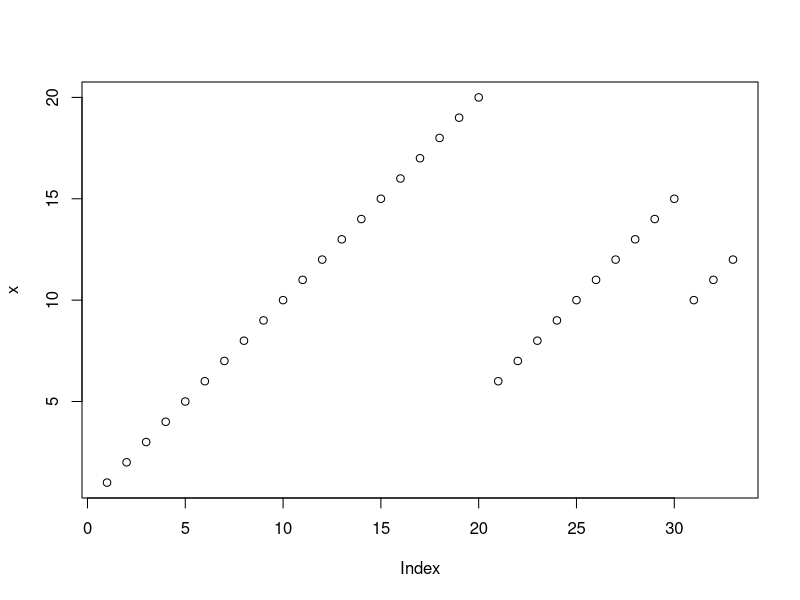
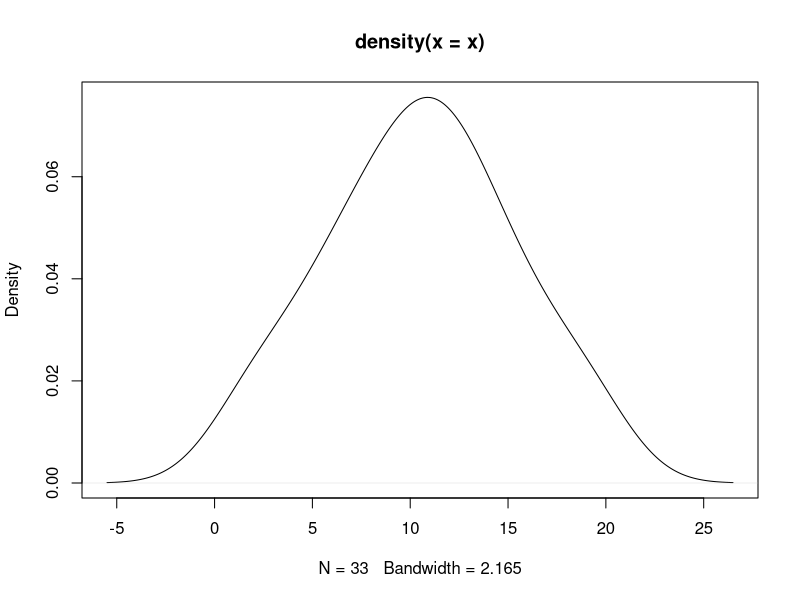
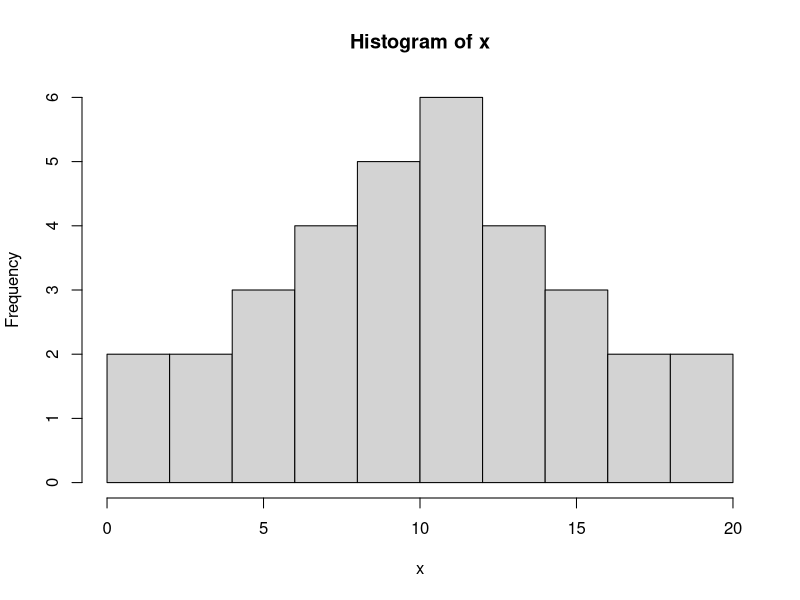
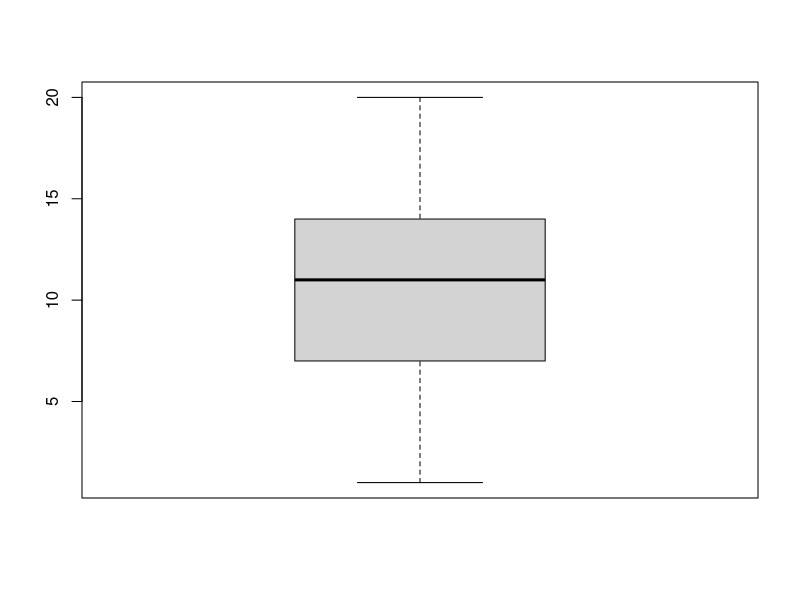
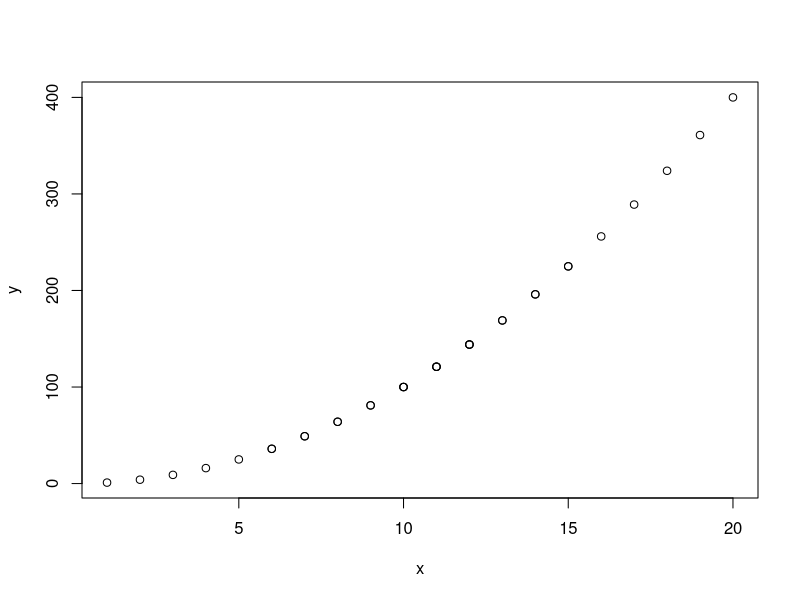
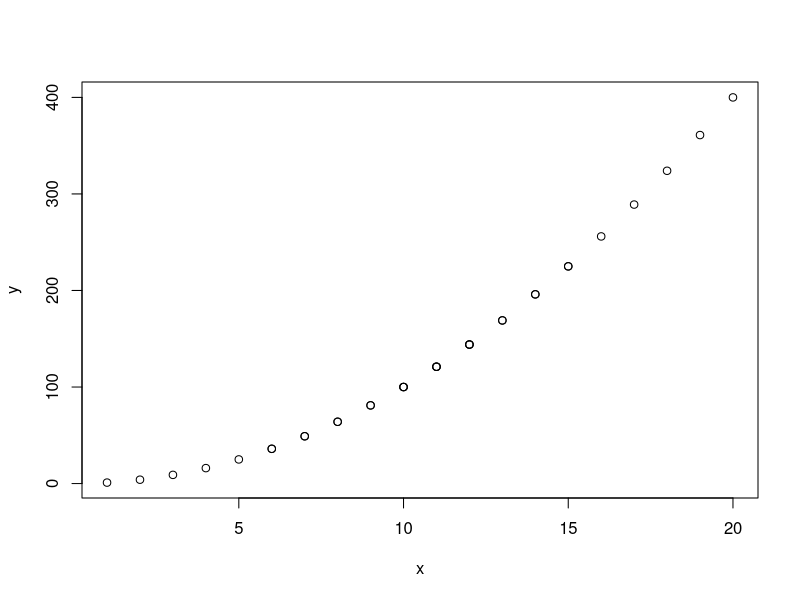
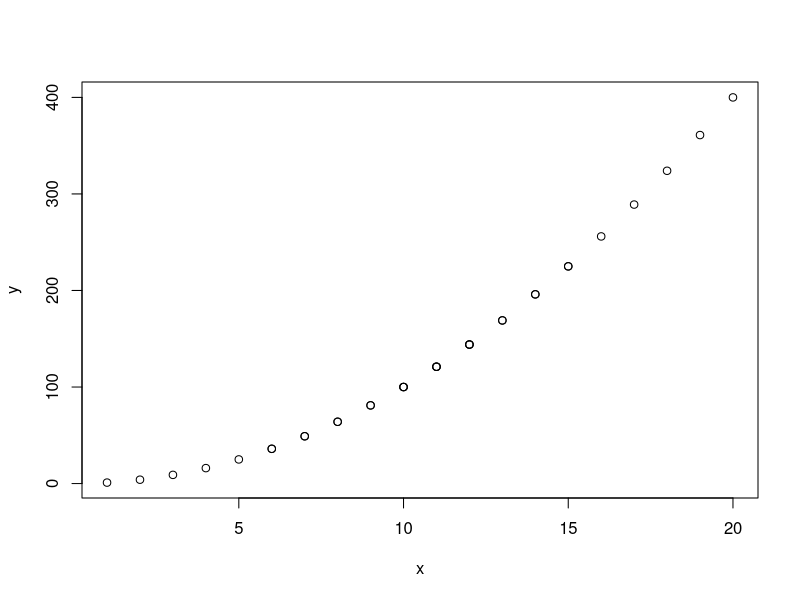
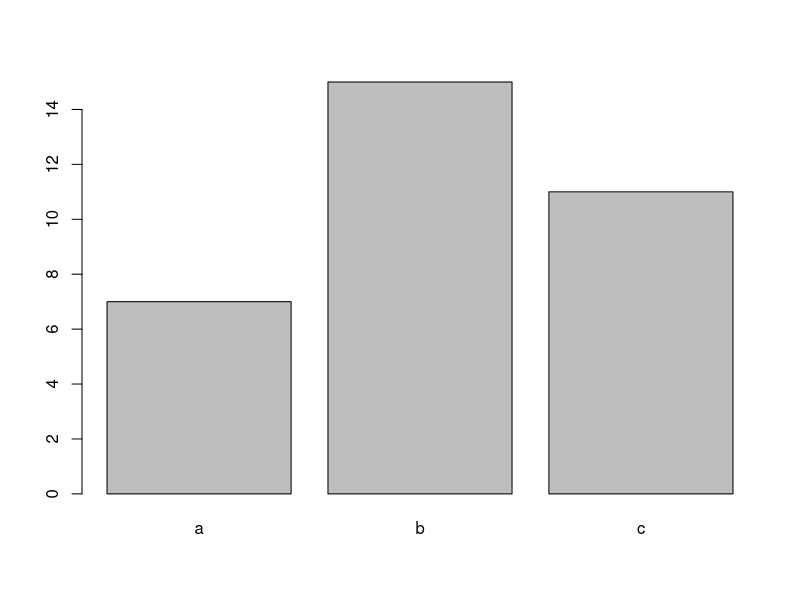

Write the R code that produced these figures, in order.
# Numeric

(x <- c(1:20, 6:15, 10, 11, 12))

summary(x)
table(x)

plot(x)
plot(density(x))

hist(x)
boxplot(x)

# Numeric + Numeric

(y <- x^2)

table(x, y)
table(cut(x, 4), cut(y, 4))

plot(x, y)
plot(y ~ x)

(df <- data.frame(x, y))
summary(df)
plot(df)

# Categorical

length(x)

(f <- sample(factor(c("a", "b", "c")),
             33,
             replace = T,
             set.seed(1234)))

summary(f)
table(f)

plot(f)
barplot(table(f))
pie(table(f))

# Categorical + Categorical

(g <- sample(factor(c("a", "b", "c")),
             33,
             replace = T,
             set.seed(4321)))

table(f, g)

margin.table(table(f, g), margin = 1)
margin.table(table(f, g), margin = 2)
margin.table(table(f, g))

addmargins(table(f, g), margin = 1)
addmargins(table(f, g), margin = 2)
addmargins(table(f, g))

prop.table(table(f, g), margin = 1)
addmargins(prop.table(table(f, g), margin = 1))
prop.table(table(f, g), margin = 2)
addmargins(prop.table(table(f, g), margin = 2))
prop.table(table(f, g))
addmargins(prop.table(table(f, g)))

xtabs(~ f + g)

plot(f, g)

# Numeric + Categorical

plot(f, y)
plot(y ~ f)

(df <- data.frame(df, f, g))

summary(df)

plot(df)
pairs(df, panel = panel.smooth)

# Time Series

plot(y)

(yt <- ts(y))

str(yt)

plot(yt)
plot.ts(y)

# Titles and Types

(x <- x[1:20])
(y <- y[1:20])

plot(x, y,
     main = "Main Title",
     sub = "Sub Title",
     xlab = "xxx",
     ylab = "yyy")

plot(x, y, type = "p")
plot(x, y, type = "l")
plot(x, y, type = "b")
plot(x, y, type = "o")
plot(x, y, type = "s")
plot(x, y, type = "h")

# Adding Points and Lines

plot(x, y, type = "l")

points(x, y)
points(x, y, col = "red")
points(x, y, col = "red", pch = 1, cex = 1)
points(x, y, col = "red", pch = 19, cex = 2)

plot(x, y, type = "l")

lines(x, y)
lines(x, y, col = "blue", lty = "dashed", lwd = 2)
lines(x, y, col = "red", lty = "dotted", lwd = 4)
lines(x, fitted(lm(y ~ x)))

abline(h = 200, col = "red", lwd = 3, lty = "dashed")
abline(v = 10, col = "blue", lwd = 3, lty = "dotted")
abline(v = mean(x), h = mean(y),
       col = "purple", lwd = 3, lty = "dotted")
abline(lm(y ~ x), col = "black")

plot(x, y, type = "n")
grid()
lines(x, y, col="blue")
points(x, y, pch=19, col="red")

# Axes and Boundaries

plot(x, y, las = 0)
plot(x, y, las = 1)
plot(x, y, las = 2)
plot(x, y, las = 3)

plot(x, y, bty = "o")
plot(x, y, bty = "l")

plot(x, y, xlim=c(0, 10), ylim=c(0, 100))

# Legend and Text

plot(x, y, type = "l", col = "red")
abline(h = 200, col = "blue")

legend("topleft",
       inset = .03,
       title = "y ~ x",
       legend = c("red", "blue"),
       lty = c("solid", "solid"),
       col = c("red", "blue"))

text(2, 20,
     font = 1, col = "red", cex = 1.0,
     labels = "text1")
text(5, 50,
     font = 3, col = "blue", cex = 1.2,
     labels = "text2")

text(x, y,
     font = 1, col = "darkgrey", cex = 1.0,
     labels = y)
text(x, y,
     font = 1, col = "black", cex = 1.0, pos = 1,
     labels = y)
text(x, y,
     font = 1, col = "yellow", cex = 1.0, pos = 2,
     labels = y)
text(x, y,
     font = 1, col = "skyblue", cex = 1.0, pos = 3,
     labels = y)
text(x, y,
     font = 1, col = "magenta", cex = 1.0, pos = 4,
     labels = y)

# Margins

help(par)

par("mai")

plot(x, y,
     main="Main Title",
     sub="Sub Title",
     xlab="xxx",
     ylab="yyy")

default_mai <- par("mai")
par("mai" = c(1, 2, 1, 2))

plot(x, y,
     main="Main Title",
     sub="Sub Title",
     xlab="xxx",
     ylab="yyy")

par("mai" = default_mai)

plot(x, y,
     main="Main Title",
     sub="Sub Title",
     xlab="xxx",
     ylab="yyy")

par("mar")

default_mar <- par("mar")
par("mar" = c(1, 1, 1, 1))

plot(x, y,
     main="Main Title",
     sub="Sub Title",
     xlab="xxx",
     ylab="yyy")

par("mar" = default_mar)

plot(x, y,
     main="Main Title",
     sub="Sub Title",
     xlab="xxx",
     ylab="yyy")

# Rows and Columns

par("mfrow")
par("mfrow" = c(2, 2))

plot(x)
plot(y)
plot(f)
plot(g)

par("mfrow" = c(1, 1))

par("mfcol")
par("mfcol" = c(2, 2))

plot(x)
plot(y)
plot(f)
plot(g)

par("mfcol"=c(1, 1))

rm(list=ls())
